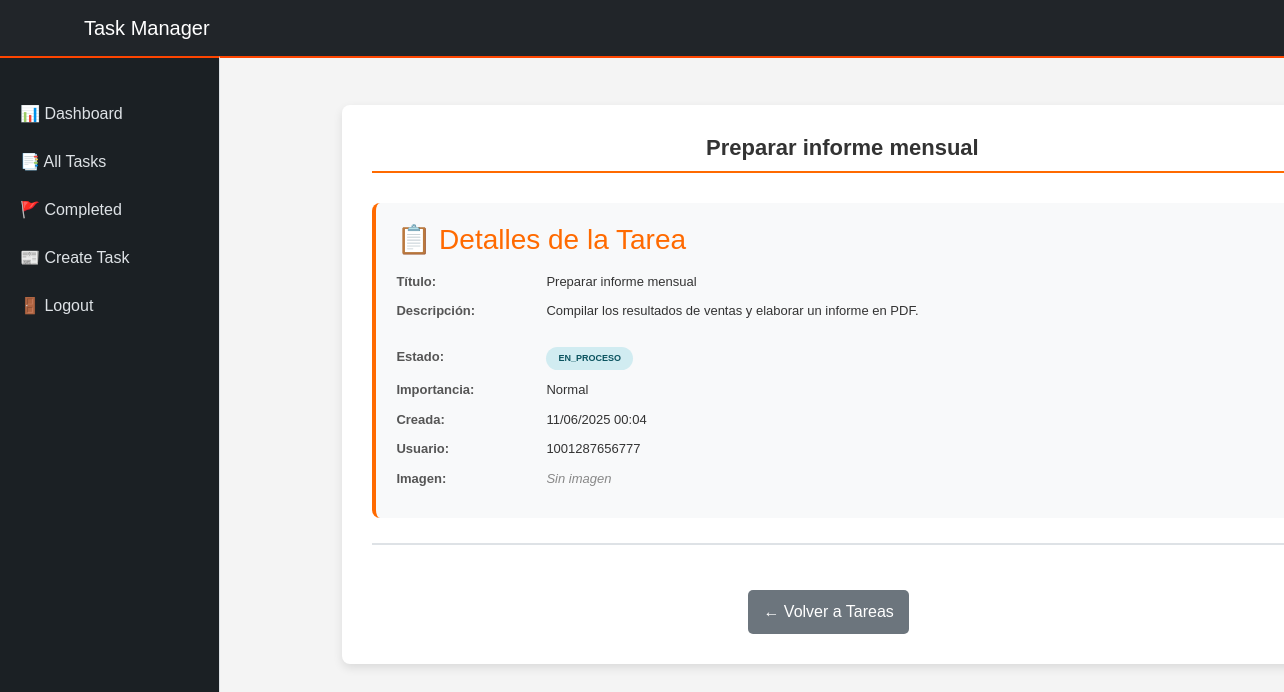
/tasks/17/ (signed in), run on the app's committed database.
### tasks/models.py (models this page shows, shortened)
class Task(models.Model):
  title = models.CharField(max_length=200)
  description = models.TextField(max_length=10000)
  created = models.DateTimeField(auto_now_add=True)
  datecompleted = models.DateTimeField(null=True, blank=True)
  important = models.BooleanField(default=False)
  user = models.ForeignKey(User, on_delete=models.CASCADE)
  status = models.CharField(max_length=75, default='pendiente')
  imagen = models.ImageField(upload_to='productos/', blank=True, null=True)

### tasks/views.py (the view, shortened to what this page needs)
# urls.py: path('tasks/<int:task_id>/', views.task_detail, name='task_detail'),
@login_required
def task_detail(request, task_id):
    if request.method == 'GET':
        task = get_object_or_404(Task, pk=task_id, user=request.user)
        form = TaskForm(instance=task)
        return render(request, 'task_detail.html', {'task': task, 'form': form})

### tasks/templates/task_detail.html (shortened to what this page needs)
{% extends 'base_lateral_panel.html' %}
{% block content %}
<div class="main-container">
    <h1 class="task-title">{{ task.title }}</h1>
    <div class="task-info">
        <h3>📋 Detalles de la Tarea</h3>
        <div class="info-item">
            <span class="info-label">Título:</span>
            <span class="info-value">{{ task.title }}</span>
        </div>
        <div class="info-item">
            <span class="info-label">Descripción:</span>
            <span class="info-value">{{ task.description|linebreaks }}</span>
        </div>
        <div class="info-item">
            <span class="info-label">Estado:</span>
            <span class="info-value">
                <span class="status-badge status-{{ task.status }}">{{ task.status }}</span>
            </span>
        </div>
        <div class="info-item">
            <span class="info-label">Importancia:</span>
            <span class="info-value">
                {% if task.important %}
                    <span class="important-badge">⭐ IMPORTANTE</span>
                {% else %}
                    Normal
                {% endif %}
            </span>
        </div>
        <div class="info-item">
            <span class="info-label">Creada:</span>
            <span class="info-value">{{ task.created|date:"d/m/Y H:i" }}</span>
        </div>
        <div class="info-item">
            <span class="info-label">Usuario:</span>
            <span class="info-value">{{ task.user.username }}</span>
        </div>
        <div class="info-item">
            <span class="info-label">Imagen:</span>
            <div class="info-value">
                {% if task.imagen %}
                    <div class="image-container">
                        <img src="{{ task.imagen.url }}" alt="{{ task.title }}" class="task-image"
                             onclick="window.open('{{ task.imagen.url }}', '_blank')">
                        <p><small>Haz clic en la imagen para verla en tamaño completo</small></p>
                    </div>
                {% else %}
                    <span class="no-image">Sin imagen</span>
                {% endif %}
            </div>
        </div>
    </div>
 <div class="edit-section">
        <form method="POST" enctype="multipart/form-data" class="task-form">
            <div class="button-group">
                <a href="{% url 'tasks' %}" class="btn-back">← Volver a Tareas</a>
            </div>
        </form>
    </div>
</div>
{% endblock %}

### tasks/templates/base_lateral_panel.html (style rules this page uses)
body { font-family: 'Arial', sans-serif; background-color: #f4f4f4; color: #333; margin: 0; padding: 0; display: block; justify-content: center; align-items: center; min-height: 100vh; }

### tasks/templates/task_detail.html (style rules this page uses)
body { font-family: 'Arial', sans-serif; background-color: #f4f4f4; color: #333; margin: 0; padding: 0; }
.main-container { width: 100%; max-width: 1000px; background: #ffffff; padding: 30px; border-radius: 8px; box-shadow: 0px 4px 10px rgba(0, 0, 0, 0.1); margin-left: 10%; margin-top: 25px; max-height: 85vh; overflow-y: auto; }
.task-title { font-size: 22px; font-weight: bold; color: #333; text-align: center; margin-bottom: 30px; border-bottom: 2px solid #ff6a00; padding-bottom: 10px; }
.task-info { background-color: #f8f9fa; padding: 20px; border-radius: 8px; margin-bottom: 25px; border-left: 4px solid #ff6a00; }
.task-info h3 { color: #ff6a00; margin-top: 0; margin-bottom: 15px; }
.info-item { display: flex; margin-bottom: 10px; align-items: flex-start; font-size: small; }
.info-label { font-weight: bold; min-width: 150px; color: #555; }
.info-value { flex: 1; color: #333; }
.no-image { color: #888; font-style: italic; }
.status-badge { display: inline-block; padding: 5px 12px; border-radius: 15px; font-size: 9px; font-weight: bold; text-transform: uppercase; }
.status-en_proceso { background-color: #d1ecf1; color: #0c5460; }
.edit-section { border-top: 2px solid #dee2e6; padding-top: 25px; margin-top: 25px; }
.task-form { display: flex; flex-direction: column; gap: 15px; }
.btn-back { background-color: #6c757d; color: white; padding: 10px 15px; text-decoration: none; border-radius: 5px; display: inline-block; margin-right: 10px; transition: background 0.3s; margin-left: 40%; }
.button-group { display: flex; gap: 10px; margin-top: 20px; }

### data on the page
Task: title "Preparar informe mensual", description "Compilar los resultados de ventas y elaborar un informe en PDF.", status "EN_PROCESO", created "11/06/2025 00:04", user.username "1001287656777"
